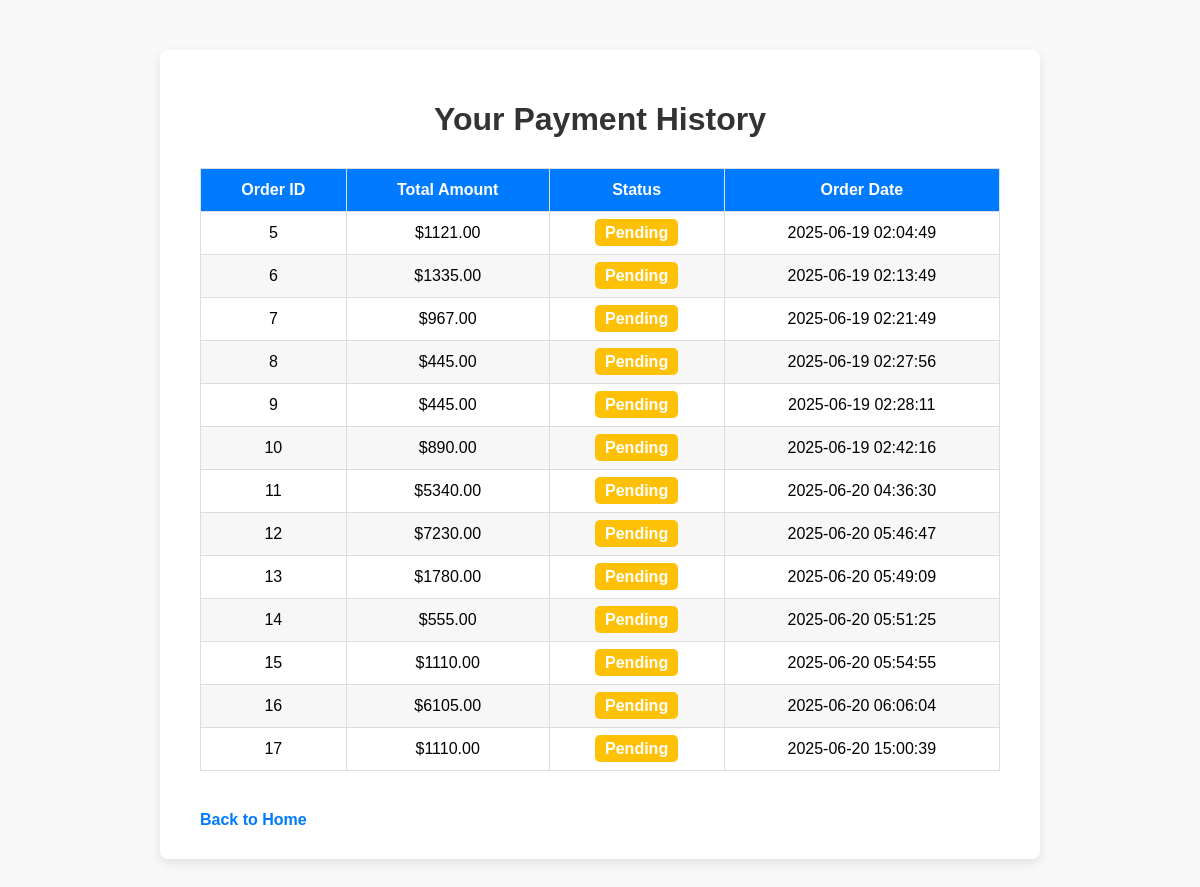
Screenshot of /order_history (signed in) with the database file from the repository.
### app.py (models this page shows)
class Order(db.Model):
    id = db.Column(db.Integer, primary_key=True)
    customer_id = db.Column(db.Integer, db.ForeignKey('customer.id'))
    total_amount = db.Column(db.Float)
    status = db.Column(db.String(50), default='Pending')
    created_at = db.Column(db.DateTime, default=datetime.utcnow)
    customer = db.relationship('Customer', backref='orders')

### app.py (the view)
@app.route('/order_history')
def order_history():
    customer = get_current_customer()
    if not customer:
        return redirect(url_for('custlogin'))
    orders = customer.orders
    return render_template('order.html', orders=orders)

### app.py (called while the page is built)
def get_current_customer():
    if 'customer_id' in session:
        return Customer.query.get(session['customer_id'])
    return None

@app.context_processor
def inject_cart():
    customer = None
    cart = None
    total = 0
    if 'customer_id' in session:
        customer = Customer.query.get(session['customer_id'])
        if customer and customer.cart:
            cart = customer.cart
            total = sum(item.product.price * item.quantity for item in cart.items)
    return dict(cart=cart, total=total)

### templates/order.html (shortened to what this page needs)
<!DOCTYPE html>
<html lang="en">
<head>
</head>
<body>
    <div class="container">
        <h1>Your Payment History</h1>
        {% if orders %}
        <table>
            <thead>
                <tr>
                    <th>Order ID</th>
                    <th>Total Amount</th>
                    <th>Status</th>
                    <th>Order Date</th>
                </tr>
            </thead>
            <tbody>
                {% for order in orders %}
                <tr>
                    <td data-label="Order ID">{{ order.id }}</td>
                    <td data-label="Total Amount">${{ "%.2f"|format(order.total_amount) }}</td>
                    <td data-label="Status"><span class="status {{ order.status }}">{{ order.status }}</span></td>
                    <td data-label="Order Date">{{ order.created_at.strftime('%Y-%m-%d %H:%M:%S') }}</td>
                </tr>
                {% endfor %}
            </tbody>
        </table>
        {% else %}
        <p class="no-orders">You have no payment history yet.</p>
        {% endif %}
        <a href="{{ url_for('main') }}" class="back-link">Back to Home</a>
    </div>
</body>
</html>

### templates/order.html (style rules this page uses)
body { font-family: Arial, sans-serif; background-color: #f9f9f9; margin: 0; padding: 0; }
.container { max-width: 800px; margin: 50px auto; background-color: white; padding: 30px 40px; border-radius: 8px; box-shadow: 0 4px 12px rgba(0,0,0,0.1); }
h1 { text-align: center; color: #333; margin-bottom: 30px; }
table { width: 100%; border-collapse: collapse; margin-bottom: 20px; }
th, td { padding: 12px 15px; border: 1px solid #ddd; text-align: center; }
th { background-color: #007bff; color: white; }
tbody tr:nth-child(even) { background-color: #f7f7f7; }
.status { font-weight: bold; padding: 5px 10px; border-radius: 5px; color: white; }
.status.Pending { background-color: #ffc107; }
a.back-link { display: inline-block; margin-top: 20px; color: #007bff; text-decoration: none; font-weight: bold; }

### rows the page displays
Order: id "5", total_amount "1121.00", status "Pending", created_at "2025-06-19 02:04:49"
Order: id "6", total_amount "1335.00", status "Pending", created_at "2025-06-19 02:13:49"
Order: id "7", total_amount "967.00", status "Pending", created_at "2025-06-19 02:21:49"
Order: id "8", total_amount "445.00", status "Pending", created_at "2025-06-19 02:27:56"
Order: id "9", total_amount "445.00", status "Pending", created_at "2025-06-19 02:28:11"
Order: id "10", total_amount "890.00", status "Pending", created_at "2025-06-19 02:42:16"
Order: id "11", total_amount "5340.00", status "Pending", created_at "2025-06-20 04:36:30"
Order: id "12", total_amount "7230.00", status "Pending", created_at "2025-06-20 05:46:47"
Order: id "13", total_amount "1780.00", status "Pending", created_at "2025-06-20 05:49:09"
Order: id "14", total_amount "555.00", status "Pending", created_at "2025-06-20 05:51:25"
Order: id "15", total_amount "1110.00", status "Pending", created_at "2025-06-20 05:54:55"
Order: id "16", total_amount "6105.00", status "Pending", created_at "2025-06-20 06:06:04"
Order: id "17", total_amount "1110.00", status "Pending", created_at "2025-06-20 15:00:39"
